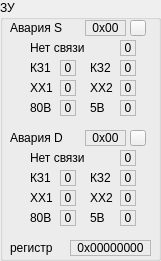
    <widget class="QGroupBox" name="groupErrorZu">
     <property name="geometry">
      <rect>
       <x>530</x>
       <y>20</y>
       <width>161</width>
       <height>261</height>
      </rect>
     </property>
     <property name="title">
      <string>ЗУ</string>
     </property>
     <widget class="QLabel" name="labelErrorZut">
      <property name="geometry">
       <rect>
        <x>10</x>
        <y>240</y>
        <width>61</width>
        <height>16</height>
       </rect>
      </property>
      <property name="text">
       <string>регистр</string>
      </property>
     </widget>
     <widget class="QLabel" name="labelErrorZu">
      <property name="geometry">
       <rect>
        <x>70</x>
        <y>240</y>
        <width>81</width>
        <height>16</height>
       </rect>
      </property>
      <property name="frameShape">
       <enum>QFrame::StyledPanel</enum>
      </property>
      <property name="text">
       <string>0x00000000</string>
      </property>
      <property name="alignment">
       <set>Qt::AlignCenter</set>
      </property>
     </widget>
     <widget class="QLabel" name="labelErrorZu1t">
      <property name="geometry">
       <rect>
        <x>10</x>
        <y>20</y>
        <width>71</width>
        <height>16</height>
       </rect>
      </property>
      <property name="text">
       <string>Авария S</string>
      </property>
     </widget>
     <widget class="QLabel" name="labelErrorZu1">
      <property name="geometry">
       <rect>
        <x>85</x>
        <y>20</y>
        <width>41</width>
        <height>16</height>
       </rect>
      </property>
      <property name="frameShape">
       <enum>QFrame::StyledPanel</enum>
      </property>
      <property name="text">
       <string>0x00</string>
      </property>
      <property name="alignment">
       <set>Qt::AlignCenter</set>
      </property>
     </widget>
     <widget class="QPushButton" name="pushErrorZu1">
      <property name="geometry">
       <rect>
        <x>130</x>
        <y>20</y>
        <width>16</width>
        <height>16</height>
       </rect>
      </property>
      <property name="text">
       <string/>
      </property>
     </widget>
     <widget class="QLabel" name="labelErrorZu2">
      <property name="geometry">
       <rect>
        <x>85</x>
        <y>130</y>
        <width>41</width>
        <height>16</height>
       </rect>
      </property>
      <property name="frameShape">
       <enum>QFrame::StyledPanel</enum>
      </property>
      <property name="text">
       <string>0x00</string>
      </property>
      <property name="alignment">
       <set>Qt::AlignCenter</set>
      </property>
     </widget>
     <widget class="QLabel" name="labelErrorZu2t">
      <property name="geometry">
       <rect>
        <x>10</x>
        <y>130</y>
        <width>71</width>
        <height>16</height>
       </rect>
      </property>
      <property name="text">
       <string>Авария D</string>
      </property>
     </widget>
     <widget class="QPushButton" name="pushErrorZu2">
      <property name="geometry">
       <rect>
        <x>130</x>
        <y>130</y>
        <width>16</width>
        <height>16</height>
       </rect>
      </property>
      <property name="text">
       <string/>
      </property>
     </widget>
     <widget class="QLabel" name="labelErrorZu1S1">
      <property name="geometry">
       <rect>
        <x>60</x>
        <y>60</y>
        <width>16</width>
        <height>16</height>
       </rect>
      </property>
      <property name="frameShape">
       <enum>QFrame::StyledPanel</enum>
      </property>
      <property name="text">
       <string>0</string>
      </property>
      <property name="alignment">
       <set>Qt::AlignCenter</set>
      </property>
     </widget>
     <widget class="QLabel" name="labelErrorZu1S1t">
      <property name="geometry">
       <rect>
        <x>30</x>
        <y>60</y>
        <width>31</width>
        <height>16</height>
       </rect>
      </property>
      <property name="text">
       <string>КЗ1</string>
      </property>
     </widget>
     <widget class="QLabel" name="labelErrorZu1S2t">
      <property name="geometry">
       <rect>
        <x>90</x>
        <y>60</y>
        <width>31</width>
        <height>16</height>
       </rect>
      </property>
      <property name="text">
       <string>КЗ2</string>
      </property>
     </widget>
     <widget class="QLabel" name="labelErrorZu1S2">
      <property name="geometry">
       <rect>
        <x>120</x>
        <y>60</y>
        <width>16</width>
        <height>16</height>
       </rect>
      </property>
      <property name="frameShape">
       <enum>QFrame::StyledPanel</enum>
      </property>
      <property name="text">
       <string>0</string>
      </property>
      <property name="alignment">
       <set>Qt::AlignCenter</set>
      </property>
     </widget>
     <widget class="QLabel" name="labelErrorZu1S3">
      <property name="geometry">
       <rect>
        <x>60</x>
        <y>80</y>
        <width>16</width>
        <height>16</height>
       </rect>
      </property>
      <property name="frameShape">
       <enum>QFrame::StyledPanel</enum>
      </property>
      <property name="text">
       <string>0</string>
      </property>
      <property name="alignment">
       <set>Qt::AlignCenter</set>
      </property>
     </widget>
     <widget class="QLabel" name="labelErrorZu1S3t">
      <property name="geometry">
       <rect>
        <x>30</x>
        <y>80</y>
        <width>31</width>
        <height>16</height>
       </rect>
      </property>
      <property name="text">
       <string>ХХ1</string>
      </property>
     </widget>
     <widget class="QLabel" name="labelErrorZu1S4">
      <property name="geometry">
       <rect>
        <x>120</x>
        <y>80</y>
        <width>16</width>
        <height>16</height>
       </rect>
      </property>
      <property name="frameShape">
       <enum>QFrame::StyledPanel</enum>
      </property>
      <property name="text">
       <string>0</string>
      </property>
      <property name="alignment">
       <set>Qt::AlignCenter</set>
      </property>
     </widget>
     <widget class="QLabel" name="labelErrorZu1S4t">
      <property name="geometry">
       <rect>
        <x>90</x>
        <y>80</y>
        <width>31</width>
        <height>16</height>
       </rect>
      </property>
      <property name="text">
       <string>ХХ2</string>
      </property>
     </widget>
     <widget class="QLabel" name="labelErrorZu1S5t">
      <property name="geometry">
       <rect>
        <x>30</x>
        <y>100</y>
        <width>31</width>
        <height>16</height>
       </rect>
      </property>
      <property name="text">
       <string>80В</string>
      </property>
     </widget>
     <widget class="QLabel" name="labelErrorZu1S5">
      <property name="geometry">
       <rect>
        <x>60</x>
        <y>100</y>
        <width>16</width>
        <height>16</height>
       </rect>
      </property>
      <property name="frameShape">
       <enum>QFrame::StyledPanel</enum>
      </property>
      <property name="text">
       <string>0</string>
      </property>
      <property name="alignment">
       <set>Qt::AlignCenter</set>
      </property>
     </widget>
     <widget class="QLabel" name="labelErrorZu1S6">
      <property name="geometry">
       <rect>
        <x>120</x>
        <y>100</y>
        <width>16</width>
        <height>16</height>
       </rect>
      </property>
      <property name="frameShape">
       <enum>QFrame::StyledPanel</enum>
      </property>
      <property name="text">
       <string>0</string>
      </property>
      <property name="alignment">
       <set>Qt::AlignCenter</set>
      </property>
     </widget>
     <widget class="QLabel" name="labelErrorZu1S6t">
      <property name="geometry">
       <rect>
        <x>90</x>
        <y>100</y>
        <width>31</width>
        <height>16</height>
       </rect>
      </property>
      <property name="text">
       <string>5В</string>
      </property>
     </widget>
     <widget class="QLabel" name="labelErrorZu2D2">
      <property name="geometry">
       <rect>
        <x>120</x>
        <y>170</y>
        <width>16</width>
        <height>16</height>
       </rect>
      </property>
      <property name="frameShape">
       <enum>QFrame::StyledPanel</enum>
      </property>
      <property name="text">
       <string>0</string>
      </property>
      <property name="alignment">
       <set>Qt::AlignCenter</set>
      </property>
     </widget>
     <widget class="QLabel" name="labelErrorZu2D4t">
      <property name="geometry">
       <rect>
        <x>90</x>
        <y>190</y>
        <width>31</width>
        <height>16</height>
       </rect>
      </property>
      <property name="text">
       <string>ХХ2</string>
      </property>
     </widget>
     <widget class="QLabel" name="labelErrorZu2D3">
      <property name="geometry">
       <rect>
        <x>60</x>
        <y>190</y>
        <width>16</width>
        <height>16</height>
       </rect>
      </property>
      <property name="frameShape">
       <enum>QFrame::StyledPanel</enum>
      </property>
      <property name="text">
       <string>0</string>
      </property>
      <property name="alignment">
       <set>Qt::AlignCenter</set>
      </property>
     </widget>
     <widget class="QLabel" name="labelErrorZu2D5t">
      <property name="geometry">
       <rect>
        <x>30</x>
        <y>210</y>
        <width>31</width>
        <height>16</height>
       </rect>
      </property>
      <property name="text">
       <string>80В</string>
      </property>
     </widget>
     <widget class="QLabel" name="labelErrorZu2D6">
      <property name="geometry">
       <rect>
        <x>120</x>
        <y>210</y>
        <width>16</width>
        <height>16</height>
       </rect>
      </property>
      <property name="frameShape">
       <enum>QFrame::StyledPanel</enum>
      </property>
      <property name="text">
       <string>0</string>
      </property>
      <property name="alignment">
       <set>Qt::AlignCenter</set>
      </property>
     </widget>
     <widget class="QLabel" name="labelErrorZu2D1">
      <property name="geometry">
       <rect>
        <x>60</x>
        <y>170</y>
        <width>16</width>
        <height>16</height>
       </rect>
      </property>
      <property name="frameShape">
       <enum>QFrame::StyledPanel</enum>
      </property>
      <property name="text">
       <string>0</string>
      </property>
      <property name="alignment">
       <set>Qt::AlignCenter</set>
      </property>
     </widget>
     <widget class="QLabel" name="labelErrorZu2D1t">
      <property name="geometry">
       <rect>
        <x>30</x>
        <y>170</y>
        <width>31</width>
        <height>16</height>
       </rect>
      </property>
      <property name="text">
       <string>КЗ1</string>
      </property>
     </widget>
     <widget class="QLabel" name="labelErrorZu2D3t">
      <property name="geometry">
       <rect>
        <x>30</x>
        <y>190</y>
        <width>31</width>
        <height>16</height>
       </rect>
      </property>
      <property name="text">
       <string>ХХ1</string>
      </property>
     </widget>
     <widget class="QLabel" name="labelErrorZu2D6t">
      <property name="geometry">
       <rect>
        <x>90</x>
        <y>210</y>
        <width>31</width>
        <height>16</height>
       </rect>
      </property>
      <property name="text">
       <string>5В</string>
      </property>
     </widget>
     <widget class="QLabel" name="labelErrorZu2D2t">
      <property name="geometry">
       <rect>
        <x>90</x>
        <y>170</y>
        <width>31</width>
        <height>16</height>
       </rect>
      </property>
      <property name="text">
       <string>КЗ2</string>
      </property>
     </widget>
     <widget class="QLabel" name="labelErrorZu2D4">
      <property name="geometry">
       <rect>
        <x>120</x>
        <y>190</y>
        <width>16</width>
        <height>16</height>
       </rect>
      </property>
      <property name="frameShape">
       <enum>QFrame::StyledPanel</enum>
      </property>
      <property name="text">
       <string>0</string>
      </property>
      <property name="alignment">
       <set>Qt::AlignCenter</set>
      </property>
     </widget>
     <widget class="QLabel" name="labelErrorZu2D5">
      <property name="geometry">
       <rect>
        <x>60</x>
        <y>210</y>
        <width>16</width>
        <height>16</height>
       </rect>
      </property>
      <property name="frameShape">
       <enum>QFrame::StyledPanel</enum>
      </property>
      <property name="text">
       <string>0</string>
      </property>
      <property name="alignment">
       <set>Qt::AlignCenter</set>
      </property>
     </widget>
     <widget class="QLabel" name="labelErrorZu1Link">
      <property name="geometry">
       <rect>
        <x>120</x>
        <y>40</y>
        <width>16</width>
        <height>16</height>
       </rect>
      </property>
      <property name="frameShape">
       <enum>QFrame::StyledPanel</enum>
      </property>
      <property name="text">
       <string>0</string>
      </property>
      <property name="alignment">
       <set>Qt::AlignCenter</set>
      </property>
     </widget>
     <widget class="QLabel" name="labelErrorZu1Linkt">
      <property name="geometry">
       <rect>
        <x>30</x>
        <y>40</y>
        <width>81</width>
        <height>16</height>
       </rect>
      </property>
      <property name="text">
       <string>Нет связи</string>
      </property>
     </widget>
     <widget class="QLabel" name="labelErrorZu2Linkt">
      <property name="geometry">
       <rect>
        <x>30</x>
        <y>150</y>
        <width>81</width>
        <height>16</height>
       </rect>
      </property>
      <property name="text">
       <string>Нет связи</string>
      </property>
     </widget>
     <widget class="QLabel" name="labelErrorZu2Link">
      <property name="geometry">
       <rect>
        <x>120</x>
        <y>150</y>
        <width>16</width>
        <height>16</height>
       </rect>
      </property>
      <property name="frameShape">
       <enum>QFrame::StyledPanel</enum>
      </property>
      <property name="text">
       <string>0</string>
      </property>
      <property name="alignment">
       <set>Qt::AlignCenter</set>
      </property>
     </widget>
    </widget>
